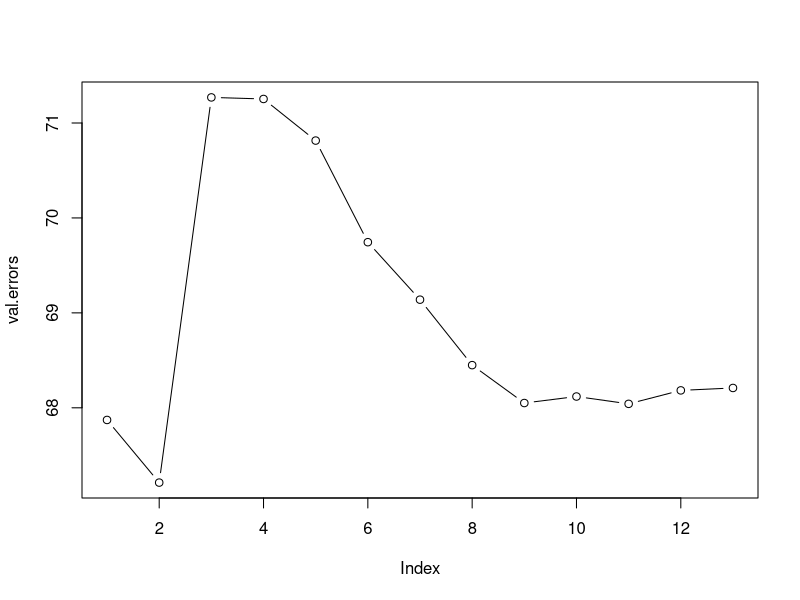

Write R code to recreate this figure. (Note: this script raises an error after producing the figure.)
rm(list=ls())

library(MASS)
data(Boston)
attach(Boston)

# We will now try to predict per capita crime rate in the Boston data
# set.
# (a) Try out some of the regression methods explored in this chapter,
# such as best subset selection, the lasso, ridge regression, and
# PCR. Present and discuss results for the approaches that you
# consider.




#splitting data to training and tests set
set.seed(333)

train <- sample(1:nrow(Boston), nrow(Boston)*0.80)

######Best subset selection
library(leaps)
best_subset <- regsubsets(crim ~., data=Boston[train,], nvmax=13)
summary(best_subset)

#using validation set approach to pick the best model
test_matrix <- model.matrix(crim~., data=Boston[-train,])

val.errors <- rep(NA,13)
for (i in 1:13) {
  coefi <- coef(best_subset,id=i) # Extract the formula used when we called regsubsets()
  pred <- test_matrix[,names(coefi)] %*% coefi # Extract the coefficients of the ith model
  val.errors[i] <- mean((Boston$crim[-train]-pred)^2) #MSE for each model
}

# P.S.: %*% is a multiplication operator for matrices

which.min(val.errors)

plot(val.errors,type= 'b')
coef(best_subset, 9)
(best_subset_mse <- val.errors[2])

##########Choose the model using cross-validation with best subset method
predict.regsubsets <- function (object, newdata, id,...){
  form<-as.formula(object$call [[2]])
  mat<-model.matrix(form,newdata)
  coefi<-coef(object, id=id)
  xvars<-names(coefi)
  mat[,xvars]%*%coefi
}

k <- 10
set.seed(333)
folds <- sample(1:k,nrow(Boston), replace=TRUE)
cv.errors <- matrix(NA,k,13, dimnames=list(NULL, paste(1:13)))

for(j in 1:k){
  best.fit=regsubsets(crim~., data=Boston[folds!=j, ], nvmax=13)
  for(i in 1:13) {
    pred=predict(best.fit,Boston[folds==j,],id=i)
    cv.errors[j,i]=mean((Boston$crim[folds==j]-pred)^2)
  }
}

(mean.cv.errors <- apply(cv.errors,2,mean))
plot(mean.cv.errors, type="b")
which.min(mean.cv.errors)
#lowest is at 12 but we can use 9 instead as the
#errors are quite similar and we are parsimonious
(best_subset_mse_cv <- mean.cv.errors[9])
#43.6168

#######Lasso Regression
library(glmnet)
set.seed(333)

x <- model.matrix(crim~., Boston)[, -1]
y <- Boston$crim

lasso.fit <- glmnet(x[train, ], y[train], alpha=1)
cv.lasso.fit <- cv.glmnet(x[train, ], y[train], alpha=1)
plot(cv.lasso.fit)
(bestlam.lasso <- cv.lasso.fit$lambda.min)
#0.05101479

lasso.pred <- predict(lasso.fit, s=bestlam.lasso, newx=x[-train,]) 
(lasso.error <- mean((lasso.pred-y[-train])^2))
#lasso mse = 68.51329



########Ridge Regression
ridge.fit <- glmnet(x[train, ], y[train], alpha=0)
cv.ridge.fit <- cv.glmnet(x[train, ], y[train], alpha=0)
plot(cv.ridge.fit)

(bestlam.ridge <- cv.ridge.fit$lambda.min)
#0.5344389

ridge.pred <- predict(ridge.fit, s=bestlam.ridge, newx=x[-train,]) 
(ridge.error <- mean((ridge.pred-y[-train])^2))
#lasso mse = 69.43538



###PCR
install.packages("pls")
library(pls)
set.seed(333)

pcr.fit <- pcr(crim~., data=Boston, subset=train, scale=TRUE, validation ="CV")
summary(pcr.fit)
validationplot(pcr.fit, val.type="MSEP")
#lowest MSE at 13. But we see that it is very similar to 8-13.
#Hence for parsinmony, we pick 8 variables

pcr.pred <- predict(pcr.fit, x[-train,], ncomp=13) 
y.test <- crim[-train]
(pcr.error <- mean((pcr.pred-y.test)^2))
#PCR MSE = 68.20879


# (b) Propose a model (or set of models) that seem to perform well on
# this data set, and justify your answer. Make sure that you are
# evaluating model performance using validation set error, crossvalidation, or some other reasonable alternative, as opposed to
# using training error.


#########Model to see the best subset
errors <- c(best_subset_mse, lasso.error, ridge.error, pcr.error)
names(errors) <- c("best_subset_mse", "lasso.error", "ridge.error", "pcr.error")
barplot(sort(errors, decreasing = F))
#Picking lowest mse model: which is best subset MSE


# (c) Does your chosen model involve all of the features in the data
# set? Why or why not?

########Best Subset Mode info

#MSE: 67.21199

#No, The dataset had 12 variables (excluding crime) and we have 9 variables
#as mentioned below

# (Intercept)          zn       indus         nox         dis         rad 
# 17.91831317  0.04007497 -0.10561950 -8.58235521 -0.84508484  0.49883640 
# ptratio       black       lstat        medv 
# -0.22308937 -0.01410997  0.15806233 -0.14477712  
